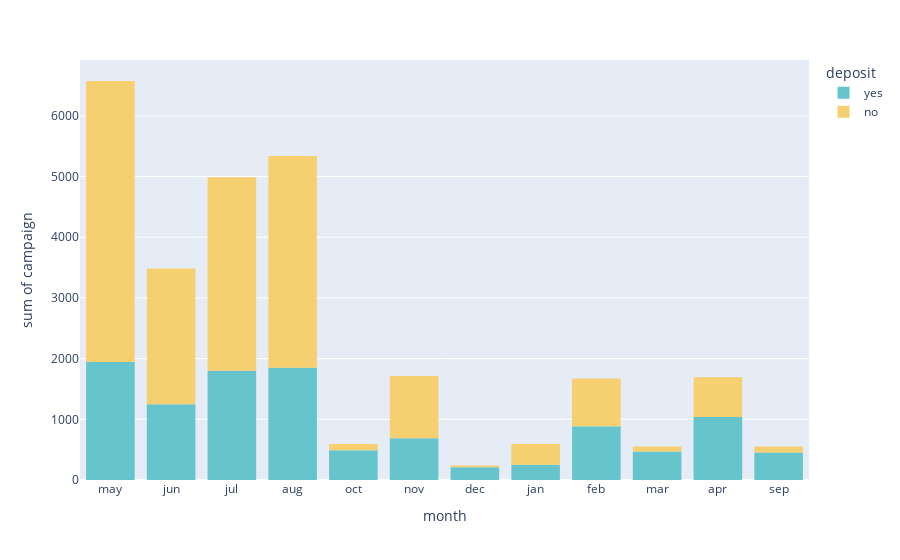

Notebook code cell kept with this figure:
### Code cell
fig = px.histogram(dataset_df, x='month', y='campaign', 
                   color='deposit', color_discrete_sequence=px.colors.qualitative.Pastel)
fig.show()

### Figure 1 — Plotly figure (JSON) as saved in the notebook; plotly's stock layout.template omitted (floating-point values rounded to 4 significant figures; data arrays with more than 128 entries replaced by an {"elided": "..."} marker saying what was removed)
{"data": [{"alignmentgroup": "True", "bingroup": "x", "histfunc": "sum", "hovertemplate": "deposit=yes<br>month=%{x}<br>sum of campaign=%{y}<extra></extra>", "legendgroup": "yes", "marker": {"color": "rgb(102, 197, 204)", "pattern": {"shape": ""}}, "name": "yes", "offsetgroup": "yes", "orientation": "v", "showlegend": true, "type": "histogram", "x": {"elided": "5289 str values"}, "xaxis": "x", "y": {"elided": "5289 int values"}, "yaxis": "y"}, {"alignmentgroup": "True", "bingroup": "x", "histfunc": "sum", "hovertemplate": "deposit=no<br>month=%{x}<br>sum of campaign=%{y}<extra></extra>", "legendgroup": "no", "marker": {"color": "rgb(246, 207, 113)", "pattern": {"shape": ""}}, "name": "no", "offsetgroup": "no", "orientation": "v", "showlegend": true, "type": "histogram", "x": {"elided": "5873 str values"}, "xaxis": "x", "y": {"elided": "5873 int values"}, "yaxis": "y"}], "layout": {"barmode": "relative", "legend": {"title": {"text": "deposit"}, "tracegroupgap": 0}, "margin": {"t": 60}, "xaxis": {"anchor": "y", "domain": [0, 1], "title": {"text": "month"}}, "yaxis": {"anchor": "x", "domain": [0, 1], "title": {"text": "sum of campaign"}}}}
